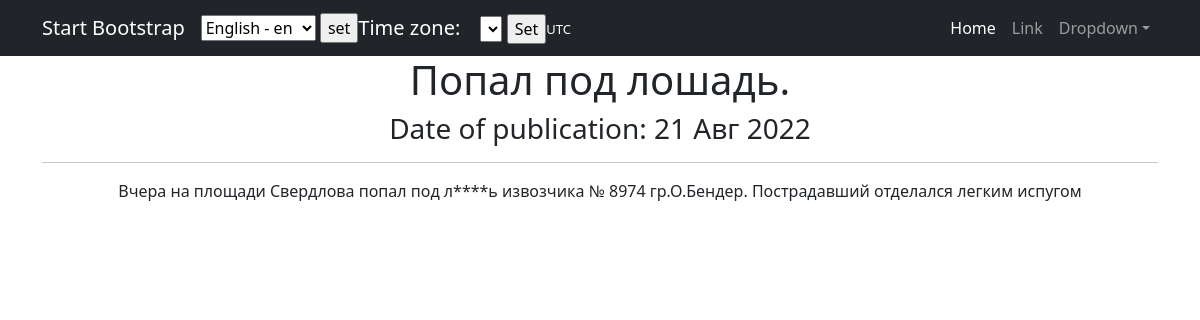
Screenshot of /news/1 with the database file from the repository.
### news/models.py (models this page shows, shortened)
class Post(models.Model):                                                                   # Модель 3
    author = models.ForeignKey(Author, on_delete=models.CASCADE)                            # - связь "один ко многим" с моделью Author
    article_or_new = models.CharField(max_length=3, choices=POSITIONS, default=article)     # ART - статья; NEW - новость
    title = models.CharField(max_length=255)                                                # Заголовок статьи или новости
    text_body = models.TextField()                                                          # Текст статьи или новости
    date_time_post = models.DateTimeField(auto_now_add=True)                                # Дата и время СОЗДАНИЯ записи
    rating_article_or_new = models.FloatField(default=0.0)                                  # Рейтинг статьи или новости
    category = models.ManyToManyField(Category, through='PostCategory')                     # - связь "многие ко многим" с моделью Category (через модель PostCategory)

### news/views.py (the view)
# urls.py: path('<int:pk>', NewDetail.as_view(), name='post_detail'),
class NewDetail(DetailView):
    model = Post
    template_name = 'new.html'
    context_object_name = 'new'

### news/templatetags/custom_filters.py (called while the page is built)
@register.filter                                # Примечание. Данный фильтр не работает,
def hide_forbidden(value):                      # если к слову "примыкает" знак препинания! (т.е. запятая или точка)
    words = value.split()
    result = []
    for word in words:
        if word in forbidden_words:
            result.append(word[0] + "*"*(len(word)-2) + word[-1])
        else:
            result.append(word)
    return " ".join(result)

### templates/new.html (shortened to what this page needs)
{% extends 'flatpages/default.html' %}
{% load i18n %}
{% load custom_filters %}
{% block content %}
<h1>{{ new.title | hide_forbidden }}</h1>
<h3>{% trans 'Date of publication:' %} {{ new.date_time_post | date:'d M Y' }}</h3>
<hr>
<p>{{ new.text_body | hide_forbidden }}</p>
{% endblock content %}

### rows the page displays
Post: title|hide_forbidden "Попал под лошадь.", date_time_post "21 Авг 2022", text_body|hide_forbidden "Вчера на площади Свердлова попал под л****ь извозчика № 8974 гр.О.Бендер. Пострадавший отделался легким испугом"

### other values shown
{{ TIME_ZONE }} "UTC"
form field language "English - en"
